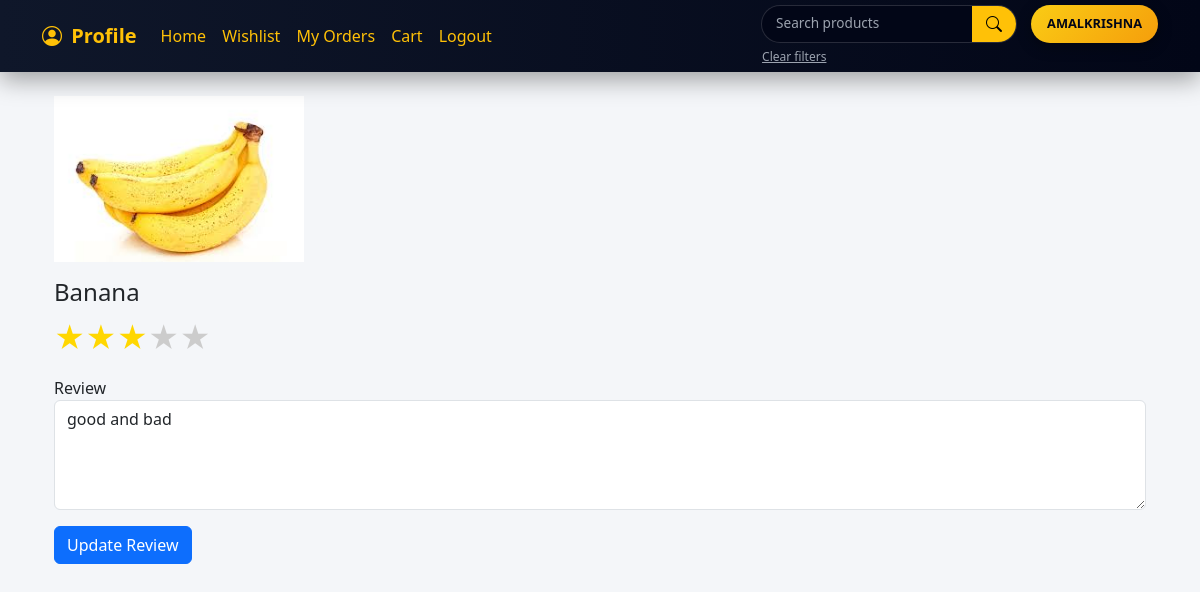
/review-rating/3 (signed in), run on the app's committed database.
### adminapp/models.py (models this page shows, shortened)
class Product(models.Model):
    name=models.CharField(max_length=50)
    description=models.CharField(max_length=100,null=False)
    price=models.IntegerField(null=False)
    image=models.ImageField(upload_to='product_images',null=False)
    is_available=models.BooleanField(default=True)
    category=models.ForeignKey(Category,on_delete=models.CASCADE,related_name='categories')
    brand=models.ForeignKey(Brand,on_delete=models.CASCADE,related_name='brands')
    created_at=models.DateTimeField(auto_now_add=True)
    stock=models.PositiveIntegerField(default=1)

### userapp/models.py (models this page shows, shortened)
class ReviewModel(models.Model):
    rating=models.PositiveIntegerField(null=True, blank=True)
    review=models.TextField(null=True, blank=True)
    product=models.ForeignKey('adminapp.Product',on_delete=models.CASCADE,related_name='reviews')
    customer=models.ForeignKey('userapp.Customerdetails',on_delete=models.CASCADE)
    created_at=models.DateTimeField(auto_now_add=True)
    class Meta:
        unique_together=('product','customer')

### userapp/views.py (the view, shortened to what this page needs)
# urls.py: path('review-rating/<int:id>',views.review_fun,name='review_page'),
@login_required
def review_fun(request,id):
    user=get_object_or_404(Customerdetails,user=request.user)
    product=get_object_or_404(Product,id=id)
    existing_review = ReviewModel.objects.filter(
        product=product,
        customer=user
    ).first()
    return render(request,'review.html',{'product':product,'existing_review':existing_review})

### userapp/templates/review.html (shortened to what this page needs)
{% extends "navbar.html" %}
{% load static %}
{% block content %}
<div class="container mt-4">
    <img src="{{ product.image.url }}" class="img-fluid mb-3" style="max-width:250px;">
    <h4>{{ product.name }}</h4>
    <form method="post">
        <div class="rating mb-3">
            {% for i in "54321" %}
            <label for="star{{ i }}">★</label>
            {% endfor %}
        </div>
        <div class="mb-3">
            <label for="review">Review</label>
            <textarea id="review"
                      name="review"
                      class="form-control"
                      rows="4">{% if existing_review %}{{ existing_review.review }}{% endif %}</textarea>
        </div>
        <button type="submit" class="btn btn-primary">
            {% if existing_review %}
                Update Review
            {% else %}
                Submit Review
            {% endif %}
        </button>
    </form>
</div>
{% endblock %}

### userapp/templates/navbar.html (shortened to what this page needs)
<!DOCTYPE html>
<html lang="en">
<head>
    <link href="https://cdn.jsdelivr.net/npm/bootstrap@5.3.8/dist/css/bootstrap.min.css" rel="stylesheet">
    <link rel="stylesheet" href="https://cdn.jsdelivr.net/npm/bootstrap-icons@1.11.1/font/bootstrap-icons.css">
</head>
<body>
<nav class="navbar navbar-expand-lg fixed-top">
    <div class="container">
        <a class="navbar-brand text-warning" href="{% url 'profile' %}">
            <i class="bi bi-person-circle me-1"></i> Profile
        </a>
        <div class="collapse navbar-collapse" id="mainNavbar">
            <ul class="navbar-nav me-auto">
                {% if user.is_authenticated %}
                <li class="nav-item">
                    <a class="nav-link" href="{% url 'user_dashboard' %}">Home</a>
                </li>
                {% else %}
                <li class="nav-item">
                    <a class="nav-link" href="{% url 'main_home' %}">Home</a>
                </li>
                {% endif %}
                <li class="nav-item">
                    <a class="nav-link" href="{% url 'view_wishlist' %}">Wishlist</a>
                </li>
                <li class="nav-item">
                    <a class="nav-link" href="{% url 'my_order' %}">My Orders</a>
                </li>
                <li class="nav-item">
                    <a class="nav-link" href="{% url 'view_cart' %}">Cart</a>
                </li>
                {% if user.is_authenticated %}
                <li class="nav-item">
                    <a class="nav-link text-danger" href="{% url 'logout_view' %}">Logout</a>
                </li>
                {% else %}
                <li class="nav-item">
                    <a class="nav-link text-danger" href="{% url 'logout_view' %}">Login</a>
                </li>
                {% endif %}
            </ul>
            <div class="navbar-right">
                <div class="search-wrap">
                    <form method="get" class="search-form">
                        <input type="text"
                               name="search"
                               class="search-input"
                               placeholder="Search products"
                               value="{{ request.GET.search }}">
                        <button type="submit" class="search-btn">
                            <i class="bi bi-search"></i>
                        </button>
                    </form>
                    <form method="get">
                        <button class="btn btn-link clear-btn">Clear filters</button>
                    </form>
                </div>
                {% if request.user.is_authenticated %}
                <span class="username-badge">
                    {{ request.user.username|upper }}
                </span>
                {% endif %}
            </div>
        </div>
    </div>
</nav>
<div class="container">
    {% block content %}{% endblock %}
</div>
</body>
</html>

### userapp/templates/navbar.html (style rules this page uses)
:root { --nav-height: 72px; --accent: #ffc107; --dark: #020617; }
body { background-color: #f4f6f9; padding-top: var(--nav-height); }
.navbar { height: var(--nav-height); background: linear-gradient(90deg, #0f172a, #020617); box-shadow: 0 8px 24px rgba(0,0,0,.35); }
.navbar-brand { font-weight: 700; font-size: 1.25rem; }
.navbar-nav .nav-link { color: var(--accent) !important; font-weight: 500; padding: 6px 14px; border-radius: 8px; transition: all .25s ease; }
.navbar-right { display: flex; align-items: flex-start; gap: 14px; }
.search-wrap { display: flex; flex-direction: column; }
.search-form { display: flex; height: 38px; border-radius: 999px; overflow: hidden; background: var(--dark); border: 1px solid rgba(255,255,255,.15); }
.search-input { width: 210px; background: transparent; border: none; color: #fff; padding: 0 14px; font-size: .85rem; }
.search-input::placeholder { color: #9ca3af; }
.search-btn { width: 44px; background: var(--accent); border: none; display: flex; align-items: center; justify-content: center; }
.clear-btn { font-size: .75rem; color: #9ca3af; padding: 0; margin-top: 2px; }
.username-badge { height: 38px; display: flex; align-items: center; padding: 0 16px; background: linear-gradient(135deg, #facc15, #f59e0b); color: #020617; border-radius: 999px; font-weight: 700; font-size: .8rem; box-shadow: 0 4px 14px rgba(0,0,0,.35); }

### userapp/templates/review.html (style rules this page uses)
.rating { direction: rtl; display: inline-flex; font-size: 30px; }
.rating label { color: #ccc; cursor: pointer; }
.rating input:checked ~ label, .rating label:hover, .rating label:hover ~ label { color: gold; }

### data on the page
Product: image (picture), name "Banana"
ReviewModel: review "good and bad"

### other printed values
{{ request.user.username|upper }} "AMALKRISHNA"
